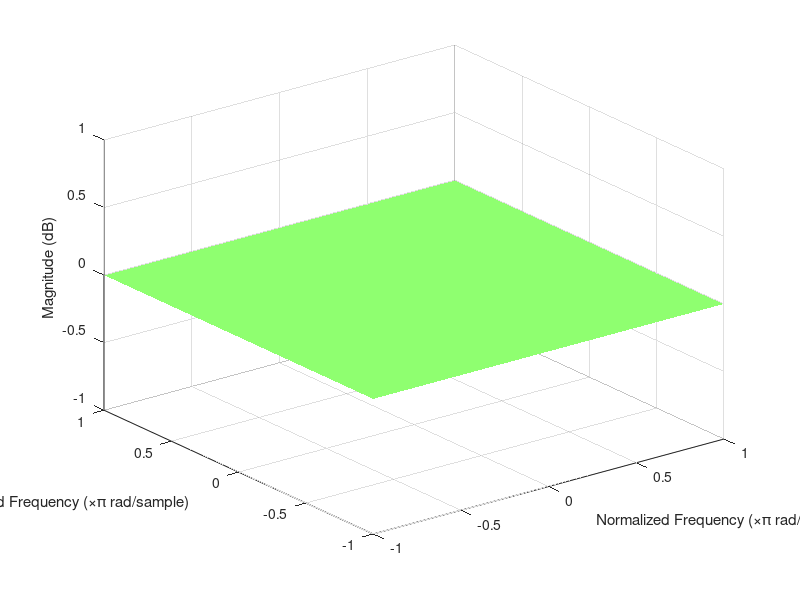

This figure's MATLAB source: (Note: this script raises an error after producing the figure.)
% Volterra MWSAF       Multi Structured Wavelet-domain Adaptive Filter Demo
% 
% by A. Castellani & S. Cornell [Universit� Politecnica delle Marche]

addpath '../../Common';             % Functions in Common folder
clear all;  
% close all;

%% Unidentified System parameters

NL_system.order = 2; 

M1 = 256; % length of first order volterra kernel
M2 = 32; % length of second order volterra kernel

NL_system.M = [M1, M2];

gains = [1, 1];
%NL_system = create_volterra_sys(order, M, gains, 'nlsys1'); 
ker1 = zeros(M1,1); 
ker1(1) = gains(2);
ker2 = zeros(M2,M2); 
ker2(1,1) = gains(2);
NL_system.Responses = {ker1, ker2};
    

%plot 2-D kernel 
if NL_system.order ==2
    
    figure;
    n_points = 1024;
    w = linspace(-1,1, n_points);
    res = fft2(NL_system.Responses{2}, n_points, n_points);
    surf(w, w, 20*log10(fftshift((abs(res)))), 'LineStyle', 'none');
%     surf([1:M2], [1:M2], NL_system.Responses{2}, 'LineStyle', 'none');
    colormap(jet);

    % Create zlabel
    zlabel('Magnitude (dB)');

    % Create ylabel
    ylabel('Normalized Frequency (\times\pi rad/sample)');
 
     % Create xlabel
    xlabel('Normalized Frequency (\times\pi rad/sample)');
 

    grid on;
       
end


% Adaptive filter parameters

mu = [0.1, 0.1];                 % Step sizes for different kernels 

level = [2];                  % Levels of Wavelet decomposition for different kernels
filters = 'db4';               % Set wavelet type for different kernels
DWT_flag = 0; 
Q = 0; 

% Run parameters
iter = 1.0*80000;                % Number of iterations



%%
tic;
% Adaptation process
fprintf('Wavelet type: %s, levels: %d, step size = %f \n', filters, level, mu);
[un,dn,vn] = GenerateResponses_Volterra(iter, NL_system ,sum(100*clock),1,40); %iter, b, seed, ARtype, SNR
% [un,dn,vn] = GenerateResponses_speech_Volterra(NL_system,'SpeechSample.mat');

% nonlinear model 


S = Volterra_Init(NL_system.M, mu, level, filters); 
% S = MWSAFinit(M,mu,level,filters,Q);


[en, S] = Volterra_2ord_adapt(un, dn, S);                

    

err_sqr = en.^2;
    
fprintf('Total time = %.3f mins \n',toc/60);

figure;         % Plot MSE
q = 0.99; MSE = filter((1-q),[1 -q],err_sqr);
hold on; plot((0:length(MSE)-1)/1024,10*log10(MSE));
axis([0 iter/1024 -60 10]);
xlabel('Number of iterations (\times 1024 input samples)'); 
ylabel('Mean-square error (with delay)'); grid on;
fprintf('MSE = %.2f dB\n', mean(10*log10(MSE(end-2048:end))))




% % linear model
% 
% M=256; 
% level =1; 
% filters = 'db2';
% mu = 0.1;
% 
% S = SWAFinit(M, mu, level, filters); 
% [en, S] = MWSAFadapt_DWT(un, dn, S); 
% 
% err_sqr = en.^2;
%     
% fprintf('Total time = %.3f mins \n',toc/60);
% 
% figure;         % Plot MSE
% q = 0.99; MSE = filter((1-q),[1 -q],err_sqr);
% hold on; plot((0:length(MSE)-1)/1024,10*log10(MSE));
% axis([0 iter/1024 -60 10]);
% xlabel('Number of iterations (\times 1024 input samples)'); 
% ylabel('Mean-square error (with delay)'); grid on;
% fprintf('MSE = %.2f dB\n', mean(10*log10(MSE(end-2048:end))))



% figure;                          % Plot misalignment
% hold on; plot((0:length(EML)-1)/1024,10*log10(EML));
% xlabel('Number of iterations (\times 1024 input samples)'); 
% ylabel('Misalignment (dB)');
% grid on;


% %% time domain parameters
% fs = 512; % samples per sec
% freq = 100; % frequency
% dt = 1/fs; 
% 
% %% impulse response
% delta = [1; zeros(fs-2-1,1)];
% figure; 
% subplot(2,1,1)
% stem(delta);
% title('Input Signal'); 
% % axis([0 10 -1.5 1.5])
% out_resp = SWAFtest_WAVPACK_v2(delta, S, Ovr); 
% subplot(2,1,2)
% stem(out_resp);
% title('Output Signal-Estimated System vs True');
% hold on; 
% real_resp = filter(b, 1, delta);
% stem(real_resp); 
% % axis([0 2*M -1.5 1.5])
% 
% %% sine test signal 
% amplitude = 1; 
% leng = 1;
% input_sine = amplitude*sin(2*pi*freq*(0:dt:leng-dt));
% 
% figure; 
% subplot(2,2,1)
% plot(input_sine);
% title('Input Signal'); 
% out_sine = SWAFtest_WAVPACK_v2(input_sine, S, Ovr); 
% subplot(2,2,2)
% plot(out_sine);
% title('Output Signal - Estimated System vs True');
% hold on; 
% real_sys = filter(b,1,input_sine);
% plot(real_sys); legend('Estim', 'True');
% 
% %% FFT 
% N = 2*fs;
% faxis = linspace(-fs/2,fs/2,N);
% 
% subplot(2, 2, 3);
% fft_true = abs(fft(input_sine, N)/N);
% plot(faxis, fftshift(fft_true)); 
% xlabel('Frequency');
% 
% subplot(2, 2, 4);
% fft_out_est = abs(fft(out_sine, N)/N);
% plot(faxis, fftshift(fft_out_est)); 
% xlabel('Frequency');
% hold on; 
% fft_out_true = abs(fft(real_sys,N)/N);
% plot(faxis, fftshift(fft_out_true));
